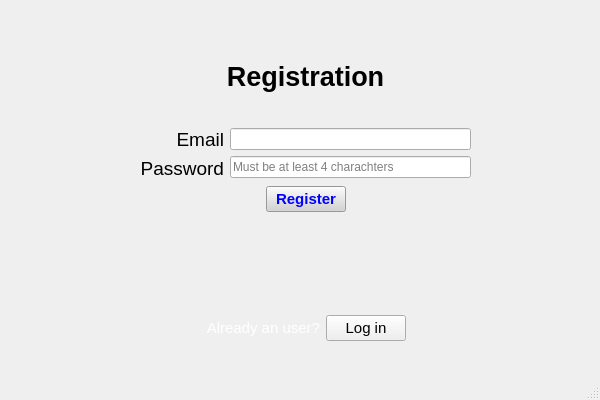
<?xml version="1.0" encoding="UTF-8"?>
<ui version="4.0">
 <class>MainWindow</class>
 <widget class="QMainWindow" name="MainWindow">
  <property name="geometry">
   <rect>
    <x>0</x>
    <y>0</y>
    <width>600</width>
    <height>400</height>
   </rect>
  </property>
  <property name="windowTitle">
   <string>MainWindow</string>
  </property>
  <widget class="QWidget" name="centralwidget">
   <widget class="QWidget" name="verticalLayoutWidget">
    <property name="geometry">
     <rect>
      <x>140</x>
      <y>30</y>
      <width>331</width>
      <height>311</height>
     </rect>
    </property>
    <layout class="QVBoxLayout" name="verticalLayout">
     <item>
      <widget class="QLabel" name="label_3">
       <property name="font">
        <font>
         <pointsize>20</pointsize>
         <weight>75</weight>
         <bold>true</bold>
        </font>
       </property>
       <property name="text">
        <string>Registration</string>
       </property>
       <property name="alignment">
        <set>Qt::AlignCenter</set>
       </property>
      </widget>
     </item>
     <item>
      <layout class="QHBoxLayout" name="horizontalLayout">
       <item>
        <layout class="QVBoxLayout" name="verticalLayout_4">
         <item>
          <widget class="QLabel" name="label">
           <property name="font">
            <font>
             <pointsize>14</pointsize>
            </font>
           </property>
           <property name="text">
            <string>Email</string>
           </property>
           <property name="alignment">
            <set>Qt::AlignRight|Qt::AlignTrailing|Qt::AlignVCenter</set>
           </property>
          </widget>
         </item>
         <item>
          <widget class="QLabel" name="label_2">
           <property name="font">
            <font>
             <pointsize>14</pointsize>
            </font>
           </property>
           <property name="text">
            <string>Password</string>
           </property>
           <property name="alignment">
            <set>Qt::AlignRight|Qt::AlignTrailing|Qt::AlignVCenter</set>
           </property>
          </widget>
         </item>
        </layout>
       </item>
       <item>
        <layout class="QVBoxLayout" name="verticalLayout_2">
         <item>
          <widget class="QLineEdit" name="lineEdit_2"/>
         </item>
         <item>
          <widget class="QLineEdit" name="lineEdit">
           <property name="autoFillBackground">
            <bool>false</bool>
           </property>
           <property name="text">
            <string/>
           </property>
           <property name="placeholderText">
            <string>Must be at least 4 charachters</string>
           </property>
          </widget>
         </item>
        </layout>
       </item>
      </layout>
     </item>
     <item>
      <layout class="QHBoxLayout" name="horizontalLayout_2">
       <item>
        <spacer name="horizontalSpacer">
         <property name="orientation">
          <enum>Qt::Horizontal</enum>
         </property>
         <property name="sizeHint" stdset="0">
          <size>
           <width>40</width>
           <height>20</height>
          </size>
         </property>
        </spacer>
       </item>
       <item>
        <widget class="QPushButton" name="pushButton">
         <property name="font">
          <font>
           <pointsize>11</pointsize>
           <weight>75</weight>
           <bold>true</bold>
          </font>
         </property>
         <property name="styleSheet">
          <string notr="true">QPushButton{
color: blue;
background:rgb(211, 211, 211)
}</string>
         </property>
         <property name="text">
          <string>Register</string>
         </property>
        </widget>
       </item>
       <item>
        <spacer name="horizontalSpacer_2">
         <property name="orientation">
          <enum>Qt::Horizontal</enum>
         </property>
         <property name="sizeHint" stdset="0">
          <size>
           <width>40</width>
           <height>20</height>
          </size>
         </property>
        </spacer>
       </item>
      </layout>
     </item>
     <item>
      <widget class="QLabel" name="label_4">
       <property name="font">
        <font>
         <pointsize>12</pointsize>
         <weight>75</weight>
         <bold>true</bold>
        </font>
       </property>
       <property name="text">
        <string/>
       </property>
       <property name="alignment">
        <set>Qt::AlignCenter</set>
       </property>
      </widget>
     </item>
     <item>
      <layout class="QHBoxLayout" name="horizontalLayout_3">
       <item>
        <spacer name="horizontalSpacer_4">
         <property name="orientation">
          <enum>Qt::Horizontal</enum>
         </property>
         <property name="sizeHint" stdset="0">
          <size>
           <width>40</width>
           <height>20</height>
          </size>
         </property>
        </spacer>
       </item>
       <item>
        <widget class="QLabel" name="label_6">
         <property name="font">
          <font>
           <pointsize>11</pointsize>
          </font>
         </property>
         <property name="styleSheet">
          <string notr="true">color: white</string>
         </property>
         <property name="text">
          <string>Already an user?</string>
         </property>
         <property name="alignment">
          <set>Qt::AlignRight|Qt::AlignTrailing|Qt::AlignVCenter</set>
         </property>
        </widget>
       </item>
       <item>
        <widget class="QPushButton" name="pushButton_2">
         <property name="font">
          <font>
           <pointsize>11</pointsize>
          </font>
         </property>
         <property name="styleSheet">
          <string notr="true">background:rgb(239, 239, 239)</string>
         </property>
         <property name="text">
          <string>Log in</string>
         </property>
         <property name="iconSize">
          <size>
           <width>16</width>
           <height>16</height>
          </size>
         </property>
        </widget>
       </item>
       <item>
        <spacer name="horizontalSpacer_3">
         <property name="orientation">
          <enum>Qt::Horizontal</enum>
         </property>
         <property name="sizeHint" stdset="0">
          <size>
           <width>40</width>
           <height>20</height>
          </size>
         </property>
        </spacer>
       </item>
      </layout>
     </item>
    </layout>
   </widget>
   <widget class="QLabel" name="label_5">
    <property name="geometry">
     <rect>
      <x>-14</x>
      <y>-8</y>
      <width>621</width>
      <height>401</height>
     </rect>
    </property>
    <property name="text">
     <string/>
    </property>
    <property name="pixmap">
     <pixmap>../resources/logo.png</pixmap>
    </property>
    <property name="scaledContents">
     <bool>true</bool>
    </property>
   </widget>
   <zorder>label_5</zorder>
   <zorder>verticalLayoutWidget</zorder>
  </widget>
  <widget class="QMenuBar" name="menubar">
   <property name="geometry">
    <rect>
     <x>0</x>
     <y>0</y>
     <width>600</width>
     <height>21</height>
    </rect>
   </property>
  </widget>
  <widget class="QStatusBar" name="statusbar"/>
 </widget>
 <resources/>
 <connections/>
</ui>
